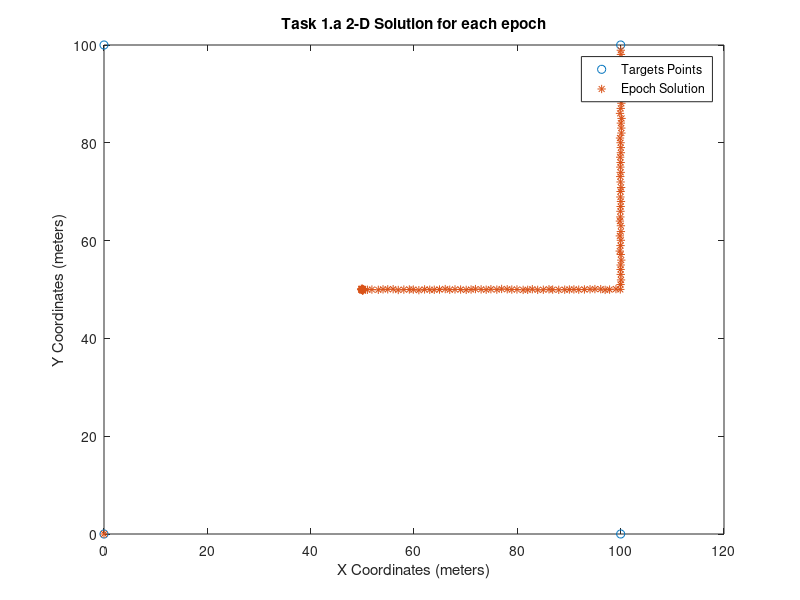
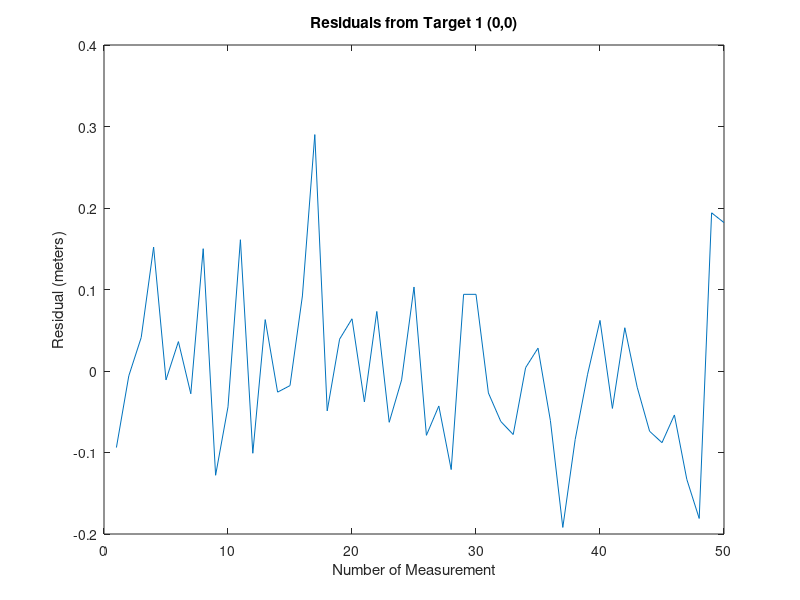
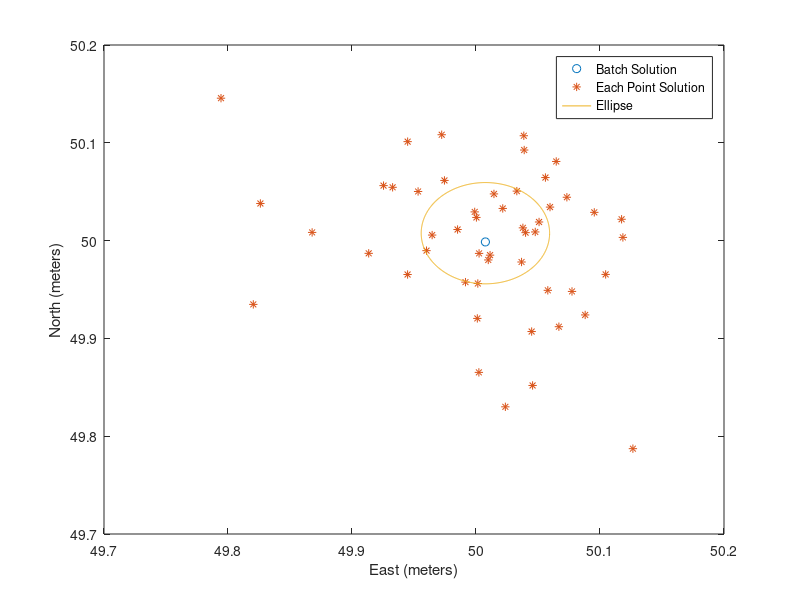

Here is the MATLAB script that generated these plots, in order:
% Author: Juan Carlos Terrazas Borbon
% Last Update: 2018-01-31
% Course: ENGO 585
% Lab: 2

% ---------------------Purpose of Code-------------------------------------
% The purpose of this code is to able to perform the 3 task required to
% perfom in the lab handout which involves Parametric Least Squares 
% adjustment, Summation of Normal, Sequential LS and Kalman Filter 

% Clear variables, close figure and command
clc
clear all
close all

% Read the file with data and extract its data
ranges = load('Lab2data.txt');

% Given Target Coordinates in meters
 targets = [0,0; 100,0; 100,100; 0,100];

%% Task 1: Batch Parametric Least Squares
est_coords = [50, 50];
P = diag(ones(4,1));

% 1.a Compute 2-D Solution for each epoch----------------------------------
x_hat_1_a = zeros(150,2);
for i = 1 : length(ranges)
    thres = 0;
    while thres == 0
        % Obtain the A matrix
        A = zeros(4,2); 
        for j = 1 : 4
            A(j, 1) = (est_coords(1) - targets(j, 1)) / ranges(i, j + 1);
            A(j, 2) = (est_coords(2) - targets(j, 2)) / ranges(i, j + 1);
        end
        
        % Compute w Matrix
        w= zeros(4,1);
        for j = 1 : 4 
            w(j, 1) = sqrt((targets(j, 1) - est_coords(1))^2 + ...
                (targets(j, 2) - est_coords(2))^2) - ranges(i, j + 1);
        end
        
        % Compute N Matrix and obtain the delta values
        N = A' * P * A;
        delta = -1 * inv(N) * A' * P * w;
        
        % check 
        if abs(delta(1)) < 0.0001 && abs(delta(2)) < 0.0001
           thres = 1;     
        else
           est_coords = [est_coords(1) + delta(1),est_coords(2) + delta(2)];
        end
    end
    x_hat_1_a(i,:) = [est_coords(1) + delta(1),est_coords(2) + delta(2)];
    est_coords = [est_coords(1) + delta(1),est_coords(2) + delta(2)];
end

figure
plot(targets(:,1), targets(:,2),'o')
hold on
plot(x_hat_1_a(:,1), x_hat_1_a(:,2),'*');
hold off
title('Task 1.a 2-D Solution for each epoch')
xlabel('X Coordinates (meters)')
ylabel('Y Coordinates (meters)')
legend('Targets Points', 'Epoch Solution')

% 1.b Batch Solution-------------------------------------------------------
est_coords = [50, 50];
A_b = zeros(50*4,2);
w_b= zeros(50*4,1);
P_b = diag(ones(50*4,1));
thres = 0;
while thres == 0
    for i = 1: 50
        % Obtain the A matrix
        for j = 1 : 4
            A_b((i-1)*4+j, 1) = (est_coords(1) - targets(j, 1)) / ranges(i, j + 1);
            A_b((i-1)*4+j, 2) = (est_coords(2) - targets(j, 2)) / ranges(i, j + 1);
        end

        % Compute w Matrix
        for j = 1 : 4 
            w_b((i-1)*4+j, 1) = sqrt((targets(j, 1) - est_coords(1))^2 + ...
                (targets(j, 2) - est_coords(2))^2) - ranges(i, j + 1);
        end
    end
    % Compute N Matrix and obtain the delta values
    N = A_b' * P_b * A_b;
    delta = -1 * inv(N) * A_b' * P_b * w_b;
    
    % Check for delta and if threshold passes obtain coordinates
    if abs(delta(1)) < 0.0001 && abs(delta(2)) < 0.0001
        thres = 1;
        x_hat_1_b = [est_coords(1) + delta(1),est_coords(2) + delta(2)];
    else
        est_coords = [est_coords(1) + delta(1),est_coords(2) + delta(2)];
    end
end

% 1.c Plot Residuals-------------------------------------------------------
res = A_b * delta + w_b;

figure
plot(1:1:50, res(1:4:200,1))
title('Residuals from Target 1 (0,0)')
xlabel('Number of Measurement')
ylabel('Residual (meters)')

Apos =(res' * P_b * res)/(50-4);%aposteriori

C_x = Apos * inv(A_b' * P_b * A_b);%covariance matrix

% 1.d Error Ellipse--------------------------------------------------------
a = sqrt(0.5 * (C_x(1,1) + C_x(2,2)) + sqrt((1/4) * (C_x(1,1) - C_x(2,2))^2 ...
    + C_x(1,2)^2))* 2.45;

b = sqrt(0.5 * (C_x(1,1) + C_x(2,2)) - sqrt((1/4) * (C_x(1,1) - C_x(2,2))^2 ...
    + C_x(1,2)^2)) * 2.45;

azimuth = (1/2)* atan((2 * C_x(1,2))/(C_x(1,1) - C_x(2,2)));

alpha = (90-azimuth) * pi/180;
t = [-0.01:0.01:2*pi];

%Obtain ellipse coordinates

ellipse_x =  (sin(alpha)*(a*cos(t)) - cos(alpha)*(b*sin(t))) + x_hat_1_b(1);
ellipse_y =  (cos(alpha)*(a*cos(t)) + sin(alpha)*(b*sin(t))) + x_hat_1_b(1);

figure
plot(x_hat_1_b(1),x_hat_1_b(2), 'o')
hold on
plot(x_hat_1_a(1:50,1),x_hat_1_a(1:50,2), '*')
plot(ellipse_x, ellipse_y)
legend('Batch Solution', 'Each Point Solution', 'Ellipse')
xlabel('East (meters)')
ylabel('North (meters)')

%% Task 2: Summation of Normals and Sequential LS
% 2.a Summation of Normal of 1.b
est_coords = [50, 50];
N = zeros(2,2);
u = zeros(2,1);

for i = 1: 50
    % Obtain the A matrix
    A = zeros(4,2); 
    for j = 1 : 4
        A(j, 1) = (est_coords(1) - targets(j, 1)) / ranges(i, j + 1);
        A(j, 2) = (est_coords(2) - targets(j, 2)) / ranges(i, j + 1);
    end

    % Compute N Matrix
    N = N + (A' * P * A);
    
    % Compute w Matrix
    w= zeros(4,1);
    for j = 1 : 4 
        w(j, 1) = sqrt((targets(j, 1) - est_coords(1))^2 + ...
            (targets(j, 2) - est_coords(2))^2) - ranges(i, j + 1);
    end
    
    % Compute U Matrix
    u = u + (A'*P*w);
end

delta = -1 * inv(N)* u;

x_hat_2_a = [est_coords(1) + delta(1), est_coords(2) + delta(2)];

% 2.b Sequential Least Squares of 1.b
thres = 0;
est_coords = [50, 50];
thres  = 0;
for i = 1:50
    while thres == 0
        % Obtain the A matrix
        A = zeros(4,2); 
        for j = 1 : 4
            A(j, 1) = (est_coords(1) - targets(j, 1)) / ranges(i, j + 1);
            A(j, 2) = (est_coords(2) - targets(j, 2)) / ranges(i, j + 1);
        end

        % Compute w Matrix
        w= zeros(4,1);
        for j = 1 : 4 
            w(j, 1) = sqrt((targets(j, 1) - est_coords(1))^2 + ...
                (targets(j, 2) - est_coords(2))^2) - ranges(i, j + 1);
        end

        if i==1
            % Compute N Matrix and obtain the delta values for first observation
            N = A' * P * A;
            delta = -1 * inv(N) * A' * P * w;
            thres =1;
%             % check 
%             if abs(delta(1)) < 0.0001 && abs(delta(2)) < 0.0001
%                thres = 1;
%             end
            thres = 1;
            est_coords = [est_coords(1) + delta(1),est_coords(2) + delta(2)];
            x_hat_2_b = [est_coords(1) + delta(1),est_coords(2) + delta(2)];
        else
            K = inv(N) * A' * inv(P + A*inv(N)*A');
            delta = delta - K*(A*delta + w);
            N = A' * P * A;
            x_hat_2_b(1) = x_hat_2_b(1) + delta(1);
            x_hat_2_b(2) = x_hat_2_b(2) + delta(2);
        end
    end
end
%x_hat_2_b = [est_coords(1) + delta(1),est_coords(2) + delta(2)];

%% Task 3: Kalman Filtering
% 3.a Sequential Least Squares of whole data

% 3.b Kalman Filter of whole data


